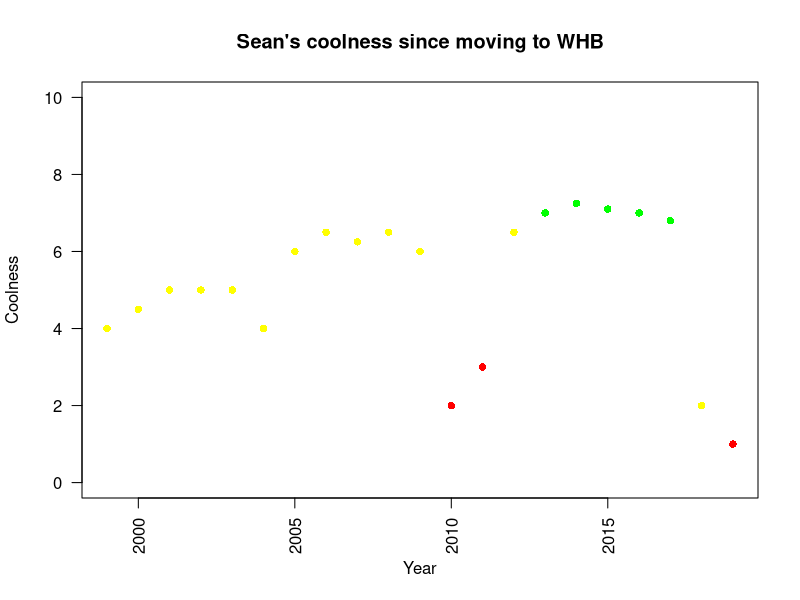

Write the R code that produced this figure.
## ---- chunk 1
##Here is my very first RMarkdown Doc

##I hope you like it

plot(1999:2019, type = "n", main = "Sean's coolness since moving to WHB", xlab = "Year", ylab = "Coolness", las = 2, ylim = c(0,10), xlim = c(1999,2019))
points(1999:2019, c(4, 4.5, 5, 5, 5, 4, 6, 6.5, 6.25, 6.5, 6, 2, 3, 6.5, 7, 7.25, 7.1, 7, 6.8, 2, 1), pch = 16, col = c(rep("yellow", 11), "red", "red", "yellow", rep("green", 5), "yellow", "red", "darkred"))
